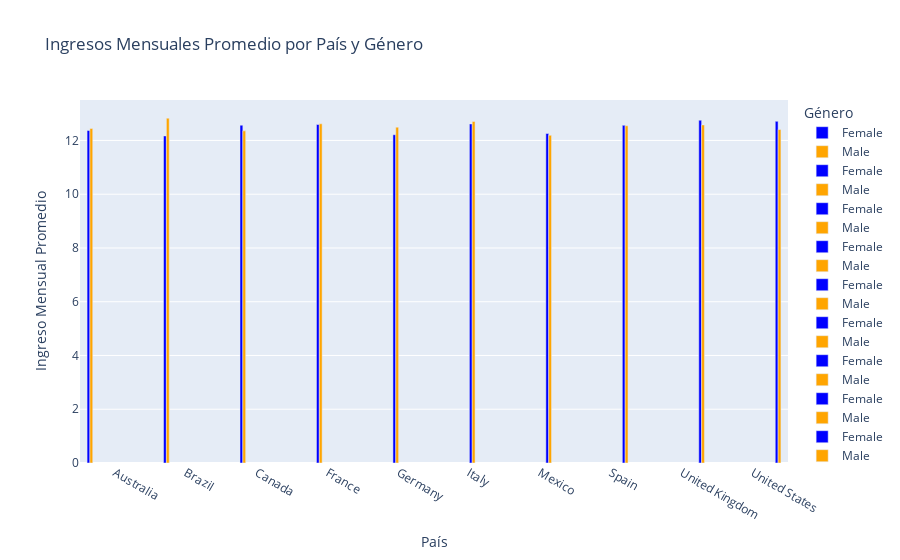

The notebook cell saved with this chart:
### Code cell
# Datos
countries = ['Australia', 'Brazil', 'Canada', 'France', 'Germany', 'Italy', 'Mexico', 'Spain', 'United Kingdom', 'United States']
genders = ['Female', 'Male']
monthly_revenue = [
    [12.370787, 12.446809],
    [12.168421, 12.829545],
    [12.566879, 12.356250],
    [12.593407, 12.619565],
    [12.212766, 12.494382],
    [12.615385, 12.706522],
    [12.258427, 12.191489],
    [12.562232, 12.545872],
    [12.752688, 12.577778],
    [12.711111, 12.407080]
]

# Crear el gráfico
fig = go.Figure()

for i, country in enumerate(countries):
    for j, gender in enumerate(genders):
        fig.add_trace(go.Bar(
            x=[country],
            y=[monthly_revenue[i][j]],
            name=gender,
            marker_color='blue' if gender == 'Female' else 'orange'
        ))

# Ajustes del diseño
fig.update_layout(
    title='Ingresos Mensuales Promedio por País y Género',
    xaxis=dict(title='País'),
    yaxis=dict(title='Ingreso Mensual Promedio'),
    barmode='group',
    legend=dict(title='Género')
)

# Mostrar el gráfico
fig.show()

### Figure 1 — Plotly figure (JSON) as saved in the notebook; plotly's stock layout.template omitted (floating-point values rounded to 4 significant figures)
{"data": [{"marker": {"color": "blue"}, "name": "Female", "type": "bar", "x": ["Australia"], "y": [12.37]}, {"marker": {"color": "orange"}, "name": "Male", "type": "bar", "x": ["Australia"], "y": [12.45]}, {"marker": {"color": "blue"}, "name": "Female", "type": "bar", "x": ["Brazil"], "y": [12.17]}, {"marker": {"color": "orange"}, "name": "Male", "type": "bar", "x": ["Brazil"], "y": [12.83]}, {"marker": {"color": "blue"}, "name": "Female", "type": "bar", "x": ["Canada"], "y": [12.57]}, {"marker": {"color": "orange"}, "name": "Male", "type": "bar", "x": ["Canada"], "y": [12.36]}, {"marker": {"color": "blue"}, "name": "Female", "type": "bar", "x": ["France"], "y": [12.59]}, {"marker": {"color": "orange"}, "name": "Male", "type": "bar", "x": ["France"], "y": [12.62]}, {"marker": {"color": "blue"}, "name": "Female", "type": "bar", "x": ["Germany"], "y": [12.21]}, {"marker": {"color": "orange"}, "name": "Male", "type": "bar", "x": ["Germany"], "y": [12.49]}, {"marker": {"color": "blue"}, "name": "Female", "type": "bar", "x": ["Italy"], "y": [12.62]}, {"marker": {"color": "orange"}, "name": "Male", "type": "bar", "x": ["Italy"], "y": [12.71]}, {"marker": {"color": "blue"}, "name": "Female", "type": "bar", "x": ["Mexico"], "y": [12.26]}, {"marker": {"color": "orange"}, "name": "Male", "type": "bar", "x": ["Mexico"], "y": [12.19]}, {"marker": {"color": "blue"}, "name": "Female", "type": "bar", "x": ["Spain"], "y": [12.56]}, {"marker": {"color": "orange"}, "name": "Male", "type": "bar", "x": ["Spain"], "y": [12.55]}, {"marker": {"color": "blue"}, "name": "Female", "type": "bar", "x": ["United Kingdom"], "y": [12.75]}, {"marker": {"color": "orange"}, "name": "Male", "type": "bar", "x": ["United Kingdom"], "y": [12.58]}, {"marker": {"color": "blue"}, "name": "Female", "type": "bar", "x": ["United States"], "y": [12.71]}, {"marker": {"color": "orange"}, "name": "Male", "type": "bar", "x": ["United States"], "y": [12.41]}], "layout": {"barmode": "group", "legend": {"title": {"text": "Género"}}, "title": {"text": "Ingresos Mensuales Promedio por País y Género"}, "xaxis": {"title": {"text": "País"}}, "yaxis": {"title": {"text": "Ingreso Mensual Promedio"}}}}
